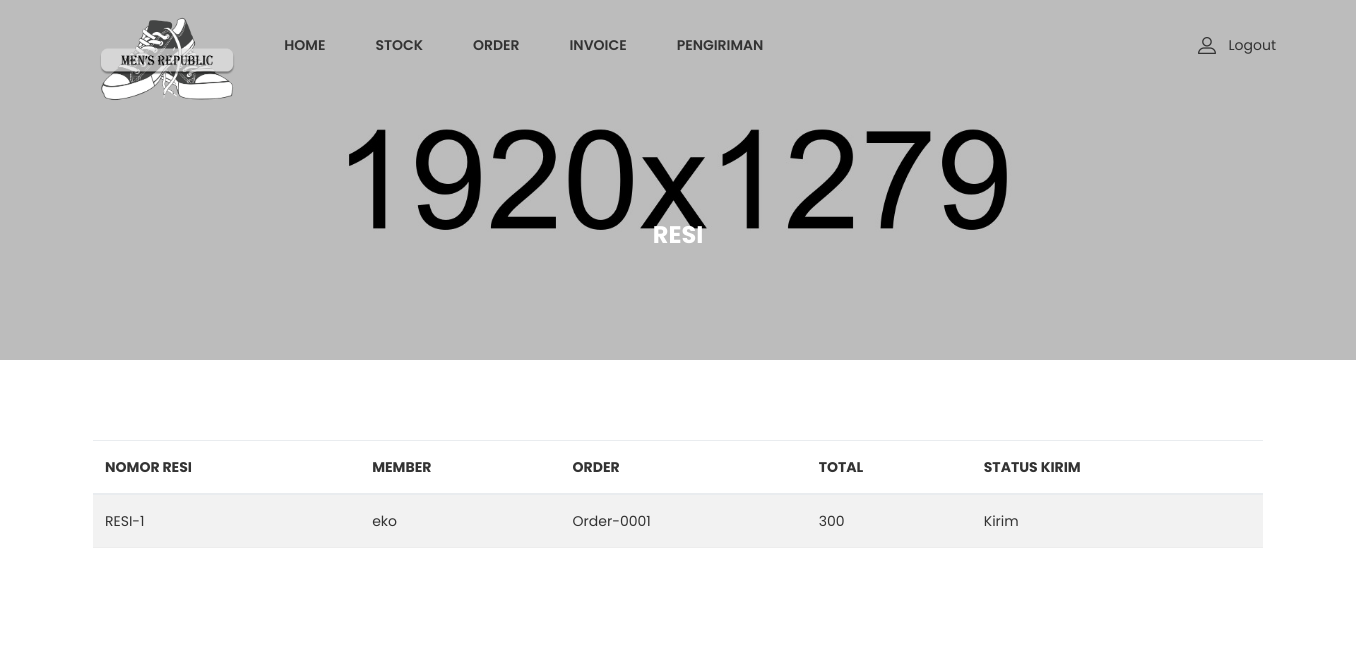
The page /admin/admin_page.php?page=list_pengiriman (signed in) on the database its author committed.
### tables this page shows
CREATE TABLE `resi` (
  `id_resi` int(11) NOT NULL,
  `nomor_resi` varchar(25) DEFAULT NULL,
  `id_member` int(11) DEFAULT NULL,
  `id_status_kirim` int(11) DEFAULT NULL,
  `id_status_trans` int(11) DEFAULT NULL,
  `id_order` int(11) NOT NULL,
  `total_harga` float DEFAULT NULL,
  `tanggal_trans` date DEFAULT NULL
);

CREATE TABLE `member` (
  `id_member` int(11) NOT NULL,
  `nama` varchar(100) DEFAULT NULL,
  `member_active` tinyint(1) DEFAULT NULL,
  `alamat` varchar(100) DEFAULT NULL,
  `email` varchar(100) DEFAULT NULL,
  `tanggal_lahir` date DEFAULT NULL
);

CREATE TABLE `order_list` (
  `id_order` int(11) NOT NULL,
  `order_num` varchar(25) DEFAULT NULL,
  `deskripsi` text DEFAULT NULL,
  `id_member` int(11) DEFAULT NULL,
  `id_status_order` int(11) DEFAULT NULL,
  `tanggal_order` date DEFAULT NULL,
  `tanggal_kirim` date DEFAULT NULL,
  `total_harga` float DEFAULT NULL
);

CREATE TABLE `status_kirim` (
  `id_status_kirim` int(11) NOT NULL,
  `nama_status_kirim` varchar(50) DEFAULT NULL
);

### admin/list_pengiriman.php (the view)
<div class="ht__bradcaump__area bg-image--6">
    <div class="container">
        <div class="row">
            <div class="col-lg-12">
                <div class="bradcaump__inner text-center">
                    <h2 class="bradcaump-title">Resi</h2>
                </div>
            </div>
        </div>
    </div>
</div>
<section class="my_account_area pt--80 pb--55 bg--white">
    <div class="container">
        <div class="card-body table-responsive p-0">
            <table class="table table-hover table-striped table-valign-middle">
                <thead>
                    <tr>
                        <th>Nomor Resi</th>
                        <th>Member</th>
                        <th>Order</th>
                        <th>Total</th>
                        <th>Status Kirim</th>
                    </tr>
                </thead>
                <?php
                include '../func/koneksi.php';
                $data = mysqli_query($koneksi, "select * from resi INNER JOIN member ON resi.id_member=member.id_member INNER JOIN order_list ON resi.id_order=order_list.id_order INNER JOIN status_kirim ON resi.id_status_kirim=status_kirim.id_status_kirim");
                while($d = mysqli_fetch_array($data)){
            ?>
                <tbody>
                    <tr>
                        <td><?php echo $d['nomor_resi'] ?></td>
                        <td><?php echo $d['nama'] ?></td>
                        <td><?php echo $d['order_num'] ?></td>
                        <td><?php echo $d['total_harga'] ?></td>
                        <td><?php echo $d['nama_status_kirim'] ?></td>
                    </tr>
                </tbody>
                <?php
                }
            ?>
            </table>
        </div>
    </div>
</section>

### rows shown on the page
resi: nomor_resi "RESI-1", id_member.nama "eko", id_order.order_num "Order-0001", id_order.total_harga "300", id_status_kirim.nama_status_kirim "Kirim"
